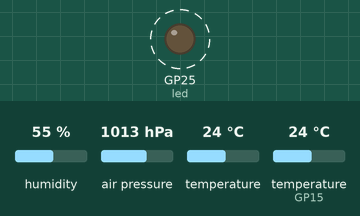
The program below on a simulated Raspberry Pi Pico running MicroPython. On the bench: output pins drawn as LEDs (lit = HIGH). Dashed ring = blinking. The test bench sets the inputs (shaded band); at power-on: humidity 55 %, air pressure 1013 hPa, temperature 24 °C, temperature (sensor on GP15) 24 °C. Files the program writes start out absent; library files of the repository ran but are not shown: bme280.py; what the program prints to the serial console is not drawn.

Above: at 2.06 s.
Timing chart, 0 to 5.0 s (numbered marks = the images above):
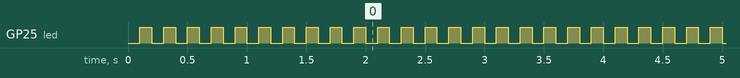

Measured:
- by itself, GP25 (led): alternates HIGH for 0.10 s and LOW for 0.10 s

The program:

temp_press_bme280.py
```python
################################################################################
from machine import Pin, Timer, ADC, I2C
import os
import math
import time
import onewire, ds18x20
import bme280

# Intialize temperature sensor
def init_probe_ds1820():
    #init the sensor,
    #red Vcc
    #black GND
    #yellow pin15 data
    SensorPin = Pin(15, Pin.IN)
    sensor = ds18x20.DS18X20(onewire.OneWire(SensorPin))
    roms = sensor.scan()
    print(roms)
    time.sleep(2)
    return sensor, roms

# Read temperature
def read_temp_probe_ds1820(sensor, roms):
    sensor.convert_temp()
    temperature = round(sensor.read_temp(roms[0]),2)
    return(temperature)

# Initialize pressure sensor
def init_bme280():
    i2c=I2C(0,sda=Pin(0), scl=Pin(1), freq=400000)    #initializing the I2C method
    bme = bme280.BME280(i2c=i2c, mode=4)        #BME280 object creation
    return bme

# Read pressure
def read_temp_press_bme(bme_instance):
    temp, press, hum = bme_instance.read_compensated_data()
    temp = temp/100
    press=press/256/100 #hPa
    return temp, press

# Blink LED UwU
def blinc_led(timer):
    led.toggle()
    return

led = Pin(25, Pin.OUT)
timer = Timer(freq=10, callback = blinc_led)

# Check if we have taken any previous measurements
# If we have, loop through all existing filenames
# until we find one that isn't taken
a = 1
filename = 'datafile_termouge20' + str(a) + '.txt'
while True:
    if filename in os.listdir("./"):
        a += 1
        filename = 'datafile' + str(a) + '.txt'
    else:
        break

with open(filename, "w") as f:
    f.write("Time\ttemp_C\tpressure\ttemp_bme_C\n")

# Get the current time
# (time after initializing pico? idk)
start_time = time.ticks_ms()/1000

# Load temperature sensor
sensor, roms = init_probe_ds1820()
# Load pressure sensor
bme = init_bme280()

while True:
    temperature = read_temp_probe_ds1820(sensor, roms)
    temp_bme, pressure = read_temp_press_bme(bme)
    # Get time of measurement
    time_i = time.ticks_ms()/1000 - start_time
    # Save ALL of that good good data
    data_string_out = "%0.1f\t%0.2f\n%0.2f\%0.2f\n" %(time_i, temperature, pressure, temp_bme)
    print(time_i, temperature, pressure, temp_bme)

    with open(filename, "a") as f:
        f.write(data_string_out)

    time.sleep(0.5)
```
